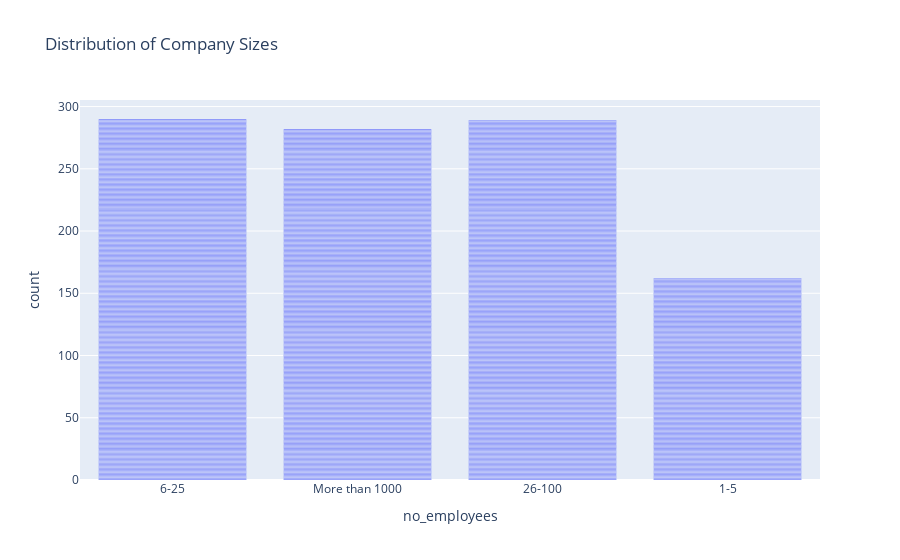

The code cell stored with this chart in its notebook:
### Markdown cell above
### 4.Company Size Distribution

### Code cell
fig = px.bar(df, x='no_employees', title='Distribution of Company Sizes')
fig.show()

### Figure 1 — Plotly figure (JSON) as saved in the notebook; plotly's stock layout.template omitted (floating-point values rounded to 4 significant figures; data arrays with more than 128 entries replaced by an {"elided": "..."} marker saying what was removed)
{"data": [{"hovertemplate": "no_employees=%{x}<br>count=%{y}<extra></extra>", "legendgroup": "", "marker": {"color": "#636efa", "pattern": {"shape": ""}}, "name": "", "orientation": "v", "showlegend": false, "textposition": "auto", "type": "bar", "x": {"elided": "1259 str values"}, "xaxis": "x", "y": {"elided": "1259 int values"}, "yaxis": "y"}], "layout": {"barmode": "relative", "legend": {"tracegroupgap": 0}, "title": {"text": "Distribution of Company Sizes"}, "xaxis": {"anchor": "y", "domain": [0, 1], "title": {"text": "no_employees"}}, "yaxis": {"anchor": "x", "domain": [0, 1], "title": {"text": "count"}}}}
